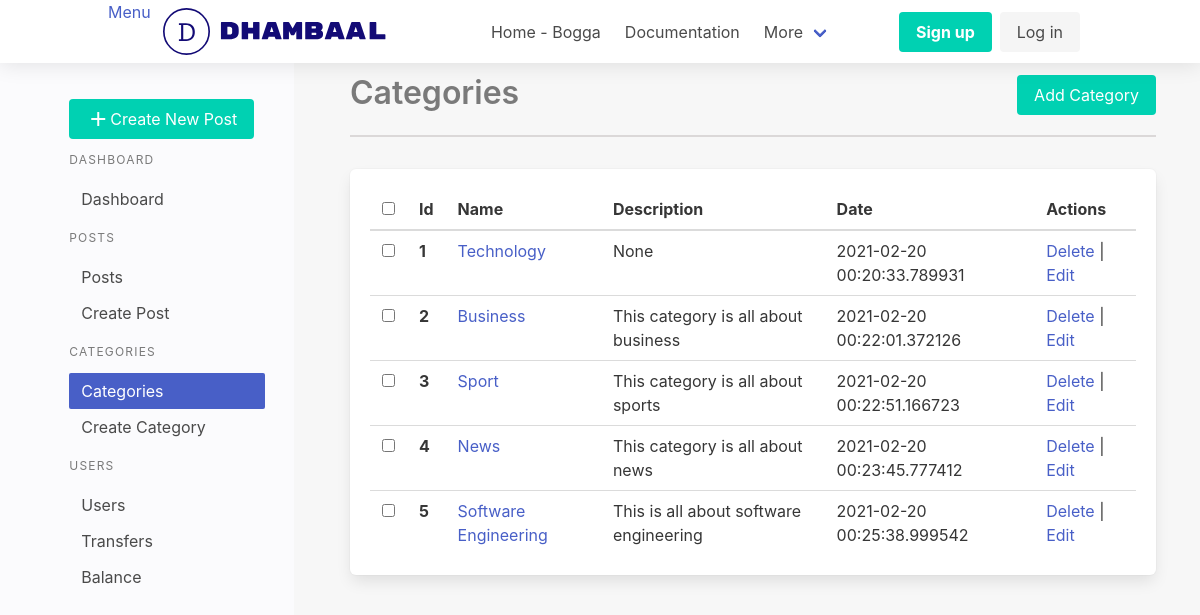
Page /dashboard/categories on the earlier database version.
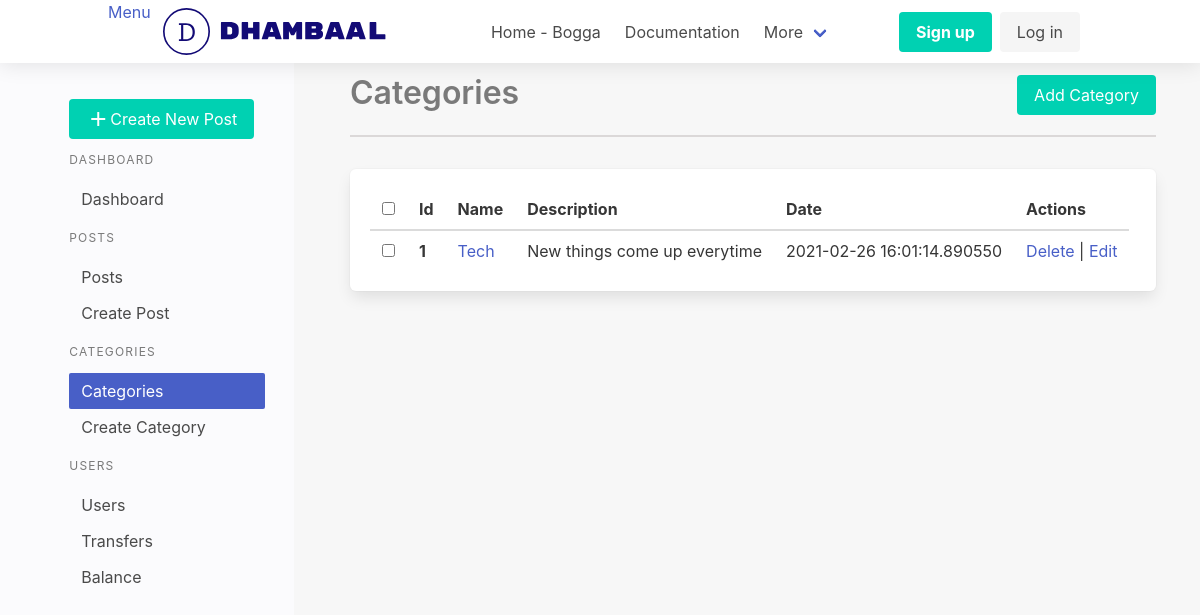
Same page on the later database version.
### app/dashboard/models/category.py (models this page shows, shortened)
@dataclass
class Category(db.Model):
    __name__ = "category"
    id: int = db.Column(db.Integer, nullable=False, primary_key=True)
    name: str = db.Column(db.String(80), nullable=False, unique=True)
    description: str = db.Column(db.Text)
    created_at: datetime = db.Column(
        db.DateTime, nullable=False, default=datetime.utcnow)
    modified_at: datetime = db.Column(
        db.DateTime, nullable=False, default=datetime.utcnow, onupdate=datetime.utcnow)

### app/dashboard/dashboard.py (the view)
@dashboard_bp.route('/categories')
def get_categories():
    categories = Category.query.all()
    return render_template("categories/list.html", categories=categories)

### app/dashboard/templates/categories/list.html
{% extends 'layout/base.html'%} {%block content%} {% from "macro.html" import
section_heading %}
{{section_heading(title="Categories",link="dashboard.create_category",btn_text="Add
Category")}}
<table class="table box">
  <thead>
    <tr>
      <th><input type="checkbox" /></th>
      <th>Id</th>
      <th>Name</th>
      <th>Description</th>
      <th>Date</th>
      <th>Actions</th>
    </tr>
  </thead>
  <tbody>
    {% for category in categories %}
    <tr>
      <th><input type="checkbox" /></th>
      <th>{{ category.id }}</th>
      <td><a href="#">{{ category.name }}</a></td>
      <td>{{ category.description }}</td>
      <td>{{ category.created_at}}</td>
      <td><a>Delete</a> | <a>Edit</a></td>
    </tr>
    {%endfor%}
  </tbody>
</table>
{%endblock content%}

### app/dashboard/templates/layout/base.html (shortened to what this page needs)
<!DOCTYPE html>
<html lang="en">
<head>
    {% block head %}
    <link rel="stylesheet" href="https://cdn.jsdelivr.net/npm/bulma@0.9.1/css/bulma.min.css">
 <link
    rel="stylesheet"
    href="{{url_for('site.static',filename='css/main.css')}}"/>
    {% endblock %}
</head>
<body>
    {% block header %}
         {% include "layout/header.html" %}
    {% endblock %}
    <div class="columns">
        <div class="column is-one-quarter dashboard-side" id="hide-sidebar">
                    <div class="container">
                        {%include 'layout/side.html'%}
                    </div>
                </div>
                <div class="column dashboard-content">
                {% block content %}{% endblock content%}
                </div>
         </div>
</body>
</html>

### app/dashboard/templates/layout/header.html (shortened to what this page needs)
<nav class="navbar" role="navigation" aria-label="main navigation">
  <div class="container">
    <div class="navbar-brand">
      <a id="sidebar-hide">Menu</a>
      <a class="navbar-item" href="{{url_for('dashboard.index')}}">
      </a>
    </div>
    <div id="nav-links" class="navbar-menu">
      <div class="navbar-start">
        <a class="navbar-item"> Home - Bogga </a>
        <a class="navbar-item"> Documentation </a>
        <div class="navbar-item has-dropdown is-hoverable">
          <a class="navbar-link"> More </a>
        </div>
      </div>
      <div class="navbar-end">
        <div class="navbar-item">
          <div class="buttons">
            <a class="button is-primary" href="#">
              <strong>Sign up</strong>
            </a>
            <a class="button is-light" href="#"> Log in </a>
          </div>
        </div>
      </div>
    </div>
  </div>
</nav>

### app/dashboard/templates/layout/side.html (shortened to what this page needs)
<aside class="menu" id="side-menu">
  <a class="button is-primary" href="{{url_for('dashboard.create_post')}}">
    <i class="material-icons">add</i>Create New Post
  </a>
  <p class="menu-label">Dashboard</p>
  <ul class="menu-list">
    <li>
      <a href="{{url_for('dashboard.index')}}" class="is-active">Dashboard</a>
    </li>
  </ul>
  <p class="menu-label">Posts</p>
  <ul class="menu-list">
    <li>
      <a href="{{url_for('dashboard.get_posts')}}">Posts</a>
    </li>
    <li><a href="{{url_for('dashboard.create_post')}}">Create Post</a></li>
  </ul>
  <p class="menu-label">Categories</p>
  <ul class="menu-list">
    <li><a href="{{url_for('dashboard.get_categories')}}">Categories</a></li>
    <li>
      <a href="{{url_for('dashboard.create_category')}}">Create Category</a>
    </li>
  </ul>
  <p class="menu-label">Users</p>
  <ul class="menu-list">
    <li><a href="{{url_for('dashboard.create_user')}}">Users</a></li>
    <li><a>Transfers</a></li>
    <li><a>Balance</a></li>
  </ul>
</aside>

### app/dashboard/templates/macro.html (shortened to what this page needs)
{% macro section_heading(title="Section
Title",link="dashboard.posts",btn_text="Add") %}
<div class="section-heading">
  <h1 class="title is-3 has-text-grey">{{title}}</h1>
  <a class="button is-primary left" href="{{url_for(link)}}">{{btn_text}}</a>
</div>
{% endmacro %}

### app/site/static/css/main.css (style rules this page uses)
* { margin:0; box-sizing: border-box; }
.container { width:85%; }
.navbar { box-shadow: 0 2px 20px rgba(0, 0, 0, 0.1); }
.navbar-brand { margin-right: 5rem; }
.dashboard-side { background:#FBFBFD; padding-left: 4rem; padding-top: 3rem; }
.dashboard-content { background:#f7f7f7; padding: 1.5rem 3.5rem; height: 100vh; margin:auto; }
.section-heading { display:flex; border-bottom: 2px solid rgb(219, 216, 216); margin-bottom: 2rem; justify-content: space-between; }

Differences in the rows shown:
removed Category: id "2", name "Business", description "This category is all about business", created_at "2021-02-20 00:22:01.372126"
removed Category: id "3", name "Sport", description "This category is all about sports", created_at "2021-02-20 00:22:51.166723"
removed Category: id "4", name "News", description "This category is all about news", created_at "2021-02-20 00:23:45.777412"
removed Category: id "5", name "Software Engineering", description "This is all about software engineering", created_at "2021-02-20 00:25:38.999542"
changed Category id 1: name "Technology" → "Tech"; description "None" → "New things come up everytime"; created_at "2021-02-20 00:20:33.789931" → "2021-02-26 16:01:14.890550"
